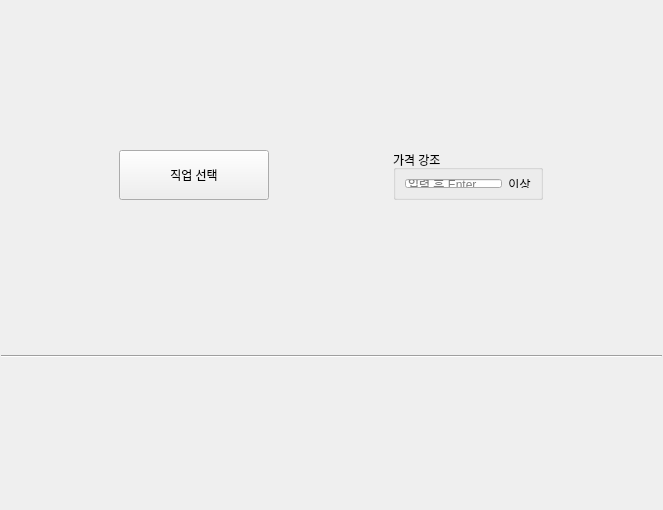
<?xml version="1.0" encoding="UTF-8"?>
<ui version="4.0">
 <class>TripodQuotation</class>
 <widget class="QWidget" name="TripodQuotation">
  <property name="geometry">
   <rect>
    <x>0</x>
    <y>0</y>
    <width>663</width>
    <height>510</height>
   </rect>
  </property>
  <property name="windowTitle">
   <string>Form</string>
  </property>
  <layout class="QVBoxLayout" name="vLayoutTripodQuotation">
   <property name="leftMargin">
    <number>1</number>
   </property>
   <property name="topMargin">
    <number>1</number>
   </property>
   <property name="rightMargin">
    <number>1</number>
   </property>
   <property name="bottomMargin">
    <number>1</number>
   </property>
   <item>
    <layout class="QHBoxLayout" name="hLayoutInput">
     <item>
      <widget class="QPushButton" name="pbSelectClass">
       <property name="minimumSize">
        <size>
         <width>150</width>
         <height>50</height>
        </size>
       </property>
       <property name="maximumSize">
        <size>
         <width>150</width>
         <height>50</height>
        </size>
       </property>
       <property name="text">
        <string>직업 선택</string>
       </property>
      </widget>
     </item>
     <item>
      <widget class="QGroupBox" name="groupPrice">
       <property name="minimumSize">
        <size>
         <width>150</width>
         <height>50</height>
        </size>
       </property>
       <property name="maximumSize">
        <size>
         <width>150</width>
         <height>50</height>
        </size>
       </property>
       <property name="title">
        <string>가격 강조</string>
       </property>
       <layout class="QHBoxLayout" name="horizontalLayout">
        <item>
         <widget class="QLineEdit" name="lePrice">
          <property name="placeholderText">
           <string>입력 후 Enter</string>
          </property>
         </widget>
        </item>
        <item>
         <widget class="QLabel" name="lbOver">
          <property name="text">
           <string>이상</string>
          </property>
          <property name="alignment">
           <set>Qt::AlignCenter</set>
          </property>
         </widget>
        </item>
       </layout>
      </widget>
     </item>
    </layout>
   </item>
   <item>
    <widget class="Line" name="line">
     <property name="orientation">
      <enum>Qt::Horizontal</enum>
     </property>
    </widget>
   </item>
   <item>
    <layout class="QVBoxLayout" name="vLayoutResult"/>
   </item>
  </layout>
 </widget>
 <resources/>
 <connections/>
</ui>
